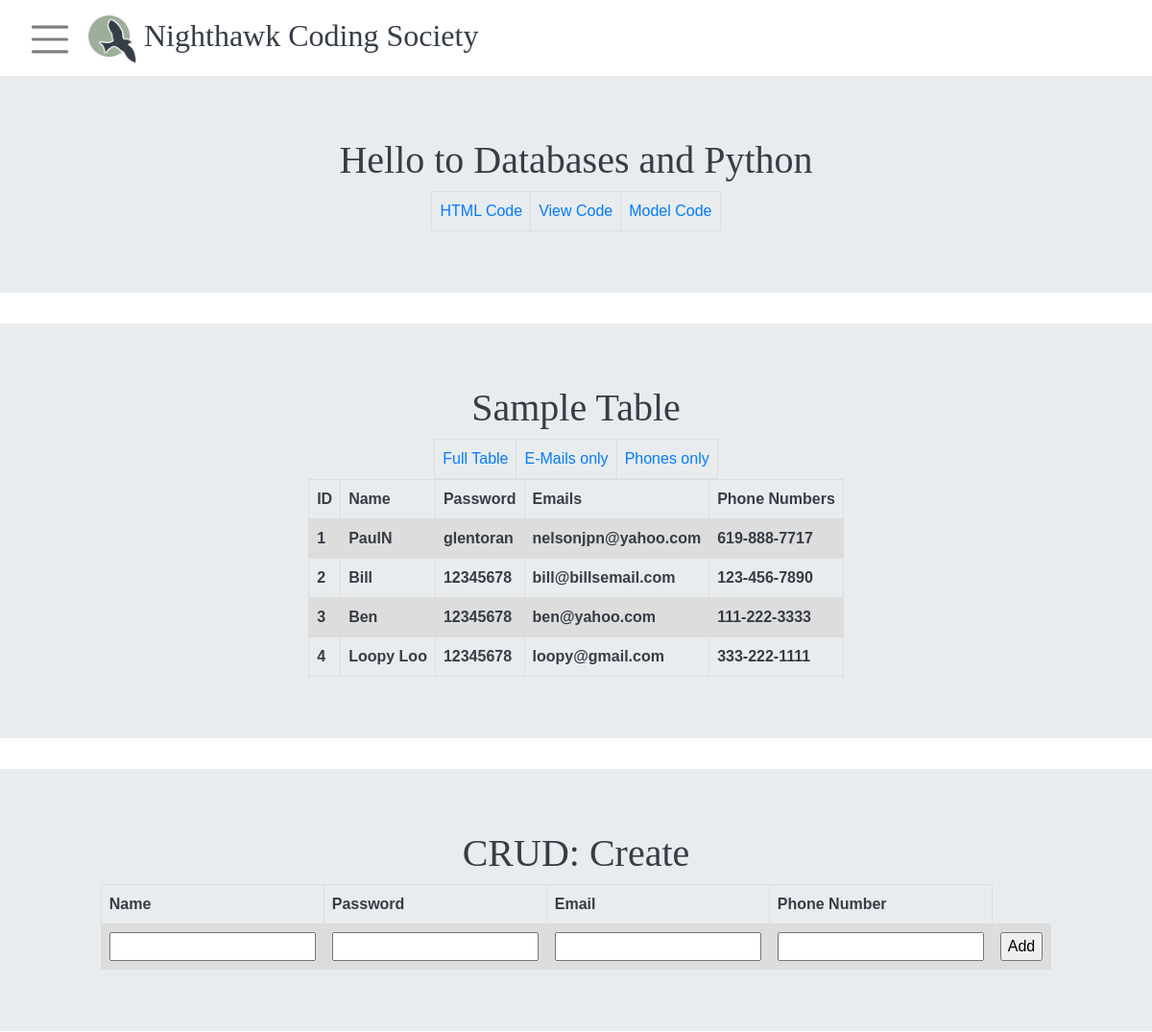
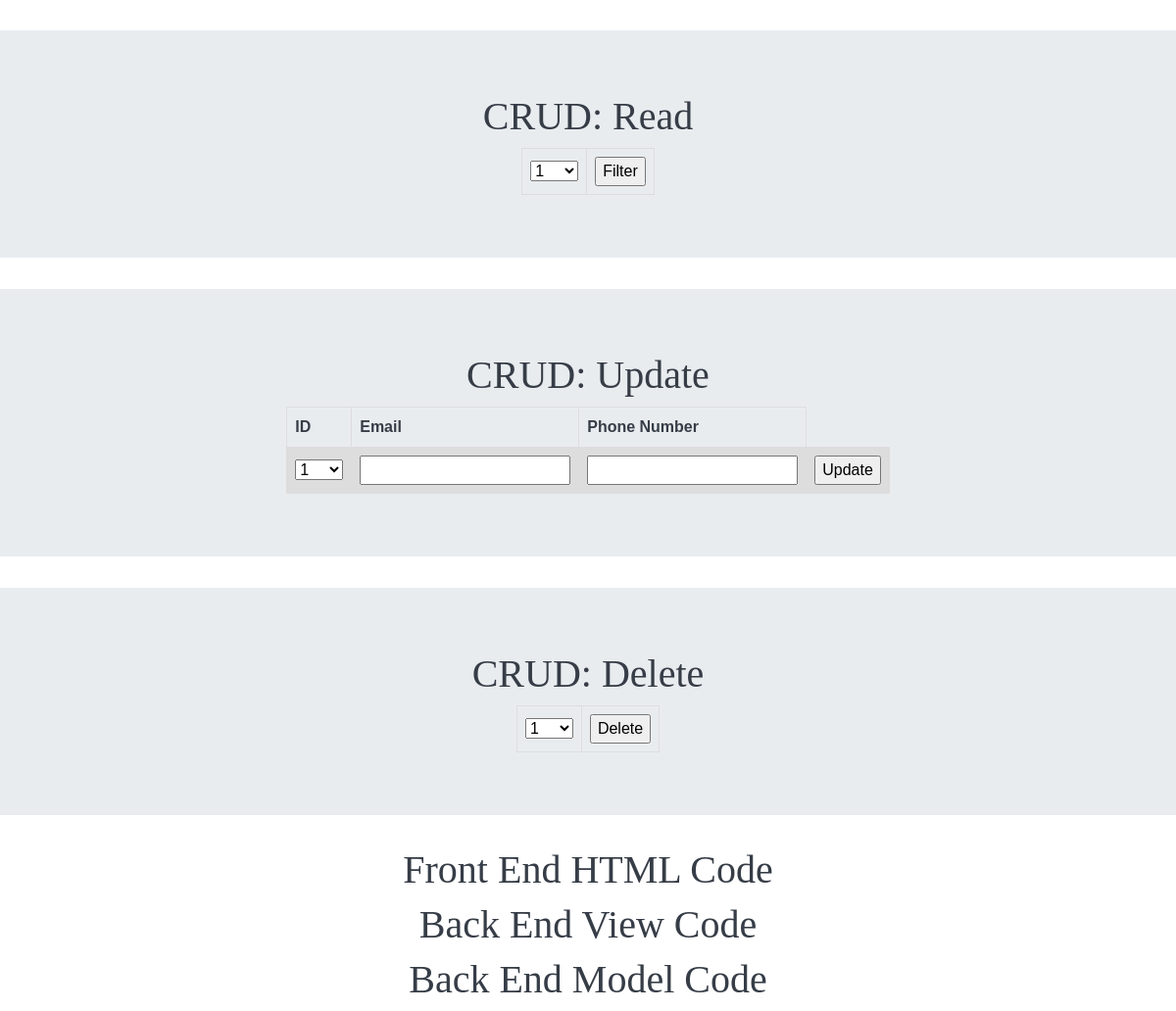
Screenshot of /pythondb/ with the database file from the repository (2 pictures, top to bottom).
### SqlAlchemyTest/pythondb/model.py (models this page shows)
class Users(db.Model):
    UserID = db.Column(db.Integer, primary_key=True)
    username = db.Column(db.String(255), unique=True, nullable=False)
    password = db.Column(db.String(255), unique=True, nullable=False)

class Emails(db.Model):
    UserID = db.Column(db.Integer, primary_key=True)
    email_address = db.Column(db.String(255), unique=True, nullable=False)

class PhoneNumbers(db.Model):
    UserID = db.Column(db.Integer, primary_key=True)
    phone_number = db.Column(db.String(255), unique=True, nullable=False)

### SqlAlchemyTest/pythondb/view.py (the view)
@pythondb_bp.route('/')
def databases():
    records = []
    users = Users.query.all()
    for user in users:
        user_dict = {'id': user.UserID, 'name': user.username, 'password': user.password}
        email = Emails.query.filter_by(UserID=user.UserID).first()
        if email:
            user_dict['emails'] = email.email_address
        pn = PhoneNumbers.query.filter_by(UserID=user.UserID).first()
        if pn:
            user_dict['phone_numbers'] = pn.phone_number
        records.append(user_dict)
    return render_template("pythondb/index.html", table=records, menus=menus)

### SqlAlchemyTest/pythondb/templates/pythondb/index.html (shortened to what this page needs)
<!DOCTYPE html>
{% extends "homesite/base.html" %}
{% block content %}
    <div class="jumbotron jumbotron-fluid" style="height: 50%; ">
        <div class="row justify-content-center">
            <div class="col-10" style="text-align: center;">
                <h1>Hello to Databases and Python</h1>
                <table id="links">
                    <tr>
                        <td><a href=#FE-HTML>HTML Code</a></td>
                        <td><a href=#BE-VIEW>View Code</a></td>
                        <td><a href=#BE-MODEL>Model Code</a></td>
                    </tr>
                </table>
            </div>
        </div>
    </div>
    <div class="jumbotron jumbotron-fluid" style="height: 50%; ">
        <div class="row justify-content-center">
            <div class="col-10" style="text-align: center;">
                <h1>Sample Table</h1>
            </div>
        </div>
        <div class="row courses-buttons justify-content-center">
            <table id="links">
            <tr>
                <td><a href={{url_for('.databases')}}>Full Table </a></td>
                <td><a href={{url_for('.emails')}}>E-Mails only</a></td>
                <td><a href={{url_for('.phones')}}>Phones only</a></td>
            </tr>
            </table>
        </div>
        <table>
            <tr>
                <th>ID</th>
                <th>Name</th>
                <th>Password</th>
                <th>Emails</th>
                <th>Phone Numbers</th>
            </tr>
            {% for row in table %}
                <tr>
                    <th>{{ row['id'] }}</th>
                    <th>{{ row['name'] }}</th>
                    <th>{{ row['password'] }}</th>
                    <th>{{ row['emails'] }}</th>
                    <th>{{ row['phone_numbers'] }}</th>
                </tr>
            {% endfor %}
        </table>
    </div>
    <div class="jumbotron jumbotron-fluid" style="height: 50%; ">
        <div class="row justify-content-center">
            <div class="col-10" style="text-align: center;">
                <h1>CRUD: Create</h1>
            </div>
        </div>
        <div class="row courses-buttons justify-content-center">
            <form method="POST" ID="myForm" action={{url_for('.create')}} >
                <table>
                    <tr>
                        <th>Name</th>
                        <th>Password</th>
                        <th>Email</th>
                        <th>Phone Number</th>
                    </tr>
                    <tr>
                        <th><input type="text" name="username"></th>
                        <th><input type="text" name="password"></th>
                        <th><input type="text" name="email"></th>
                        <th><input type="text" name="phone_number"></th>
                        <th><input type="submit" value="Add"></th>
                    </tr>
                </table>
            </form>
        </div>
    </div>
    <div class="jumbotron jumbotron-fluid" style="height: 50%; ">
        <div class="row justify-content-center">
            <div class="col-10" style="text-align: center;">
                <h1>CRUD: Read</h1>
            </div>
        </div>
        <div class="row courses-buttons justify-content-center">
            <form method="POST" ID="myForm" action={{url_for('.read')}} >
                <table id="links">
                    <tr><td><select name="ID">
                        <optgroup label="userid">
                            {%  for row in table: %}
                                <option label="{{ row['id'] }}">{{ row['id'] }}</option>
                            {% endfor %}
                        </optgroup>
                    </select></td>
                        <td><input type="submit" value="Filter"></td>
                    </tr>
                </table>
            </form>
        </div>
    </div>
    <div class="jumbotron jumbotron-fluid" style="height: 50%; ">
        <div class="row justify-content-center">
            <div class="col-10" style="text-align: center;">
                <h1>CRUD: Update</h1>
            </div>
        </div>
        <div class="row courses-buttons justify-content-center">
            <form method="POST" ID="myForm" action={{url_for('.update')}} >
                <table id="links">
                    <tr>
                        <th>ID</th>
                        <th>Email</th>
                        <th>Phone Number</th>
                    </tr>
                    <tr>
                        <td>
                        <select name="ID">
                            <optgroup label="userid">
                                {%  for row in table: %}
                                    <option label="{{ row['id'] }}">{{ row['id'] }}</option>
                                {% endfor %}
                            </optgroup>
                        </select>
                        </td>
                        <th><input type="text" name="email"></th>
                        <th><input type="text" name="phone_number"></th>
                        <th><input type="submit" value="Update"></th>
                    </tr>
                </table>
            </form>
        </div>
    </div>
    <div class="jumbotron jumbotron-fluid" style="height: 50%; ">
        <div class="row justify-content-center">
            <div class="col-10" style="text-align: center;">
                <h1>CRUD: Delete</h1>
            </div>
        </div>
        <div class="row courses-buttons justify-content-center">
            <form method="POST" ID="myForm" action={{url_for('.delete')}} >
                <table id="links">
                    <tr><td><select name="ID">
                        <optgroup label="userid">
                            {%  for row in table: %}
                                <option label="{{ row['id'] }}">{{ row['id'] }}</option>
                            {% endfor %}
                        </optgroup>
                    </select>
                    </td><td><input type="submit" value="Delete"></td></tr>
                </table>
            </form>
        </div>
    </div>
    <div align="center" >
        <h1 id="FE-HTML">Front End HTML Code</h1>
    </div>
    <div align="center" >
        <h1 id="BE-VIEW">Back End View Code</h1>
    </div>
    <div align="center" >
        <h1 id="BE-MODEL">Back End Model Code</h1>
    </div>
{% endblock %}

### SqlAlchemyTest/templates/homesite/base.html (shortened to what this page needs)
<!DOCTYPE html>
<html lang="en">
<head>
    <link rel='stylesheet' href="/static/styles/base.css">
    <link rel="stylesheet" href="https://maxcdn.bootstrapcdn.com/bootstrap/4.0.0/css/bootstrap.min.css">
    <link rel="stylesheet" href="https://cdnjs.cloudflare.com/ajax/libs/font-awesome/4.7.0/css/font-awesome.min.css">
</head>
<body style="font-family: gilroyLIGHT; color: var(--gray);" >
    <nav class="navbar navbar-light navbar-1 white">
        <div>
            <button class="navbar-toggler" type="button" data-toggle="collapse" data-target="#navbarSupportedContent15"
              aria-controls="navbarSupportedContent15" aria-expanded="false" aria-label="Toggle navigation" style="font-size: xx-large; border: 0em;"><span class="navbar-toggler-icon"></span>
            </button>
            <a class="navbar-brand" href="/" style="font-family: gilroyXB; font-size: xx-large; color: var(--gray);">
                <img src="/static/assets/finalncslogo.png" width="50" height="50" class="d-inline-block align-center" alt="">
                Nighthawk Coding Society
            </a>
        </div>
    </nav>
    {% block content %}
    {% endblock %}
</body>
</html>

### SqlAlchemyTest/pythondb/templates/pythondb/index.html (style rules this page uses)
table { font-family: arial, sans-serif; border-collapse: collapse; margin-left: auto; margin-right: auto; }
td, th { border: 1px solid #dddddd; text-align: left; padding: 8px; }
tr:nth-child(even) { background-color: #dddddd; }

### SqlAlchemyTest/templates/homesite/base.html (style rules this page uses)
html { scroll-behavior: smooth; }
:root { --yellow: #f1d483; --green: #9daf9b; --purple: #a59aaf; --lblue: #6084a3; --dblue: #2b425b; --gray: #363d47; }
.row { margin: auto; }
body { animation: fadein 2s; -moz-animation: fadein 2s; -webkit-animation: fadein 2s; -o-animation: fadein 2s; }

### rows the page displays
Users: name "PaulN", password "glentoran"
Emails: emails "nelsonjpn@yahoo.com"
PhoneNumbers: phone_numbers "619-888-7717"
Users: name "Bill", password "12345678"
Emails: emails "bill@billsemail.com"
PhoneNumbers: phone_numbers "123-456-7890"
Users: name "Ben", password "12345678"
Emails: emails "ben@yahoo.com"
PhoneNumbers: phone_numbers "111-222-3333"
Users: name "Loopy Loo", password "12345678"
Emails: emails "loopy@gmail.com"
PhoneNumbers: phone_numbers "333-222-1111"

### other values shown
{{ row['id'] }} "1" "2" "3" "4"
form field ID "1"
